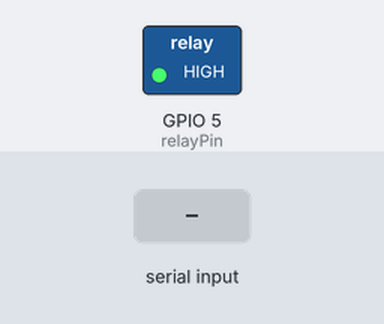
Simulated run of this sketch. Board: ESP32. On the bench: switched loads named in the sketch (green lamp = pin HIGH). The inputs (shaded band) are chosen by the test bench. Nothing arrives over Bluetooth unless stated; what the sketch prints to the serial monitor is not drawn.

Above: at 1.2 s.
1.3 s: "OPEN\n" received over the second serial link
At 1.8 s:
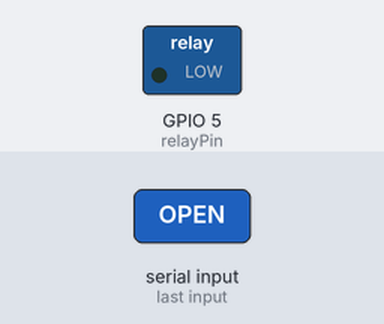
Timing chart, 0 to 4.3 s (numbered marks = the images above; inputs shaded):
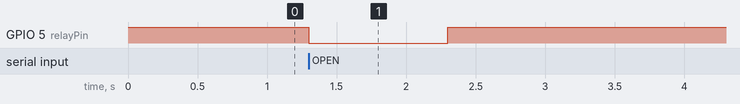

Measured:
- after the input at 1.3 s, GPIO 5 (relayPin): HIGH → LOW at once, → HIGH 1.0 s later

The sketch:

bluetoothvar.ino
```cpp
#include <BluetoothSerial.h>

BluetoothSerial SerialBT;

// GPIO pin connected to the relay
const int relayPin = 5; // Adjust according to your wiring

// Define Bluetooth credentials
const char* deviceName = "ESP32_GarageOpener";
const char* authPassword = "1234"; // Optional PIN for pairing

void setup() {
  // Initialize the relay pin as output
  pinMode(relayPin, OUTPUT);
  digitalWrite(relayPin, HIGH); // Ensure relay starts in off state

  // Start serial communication
  Serial.begin(115200);

  // Initialize Bluetooth with a device name
  SerialBT.begin(deviceName); // Uncomment this line to require pairing PIN: SerialBT.begin(deviceName, true);
  Serial.println("Bluetooth device is ready to pair");

  if (authPassword != nullptr) {
    SerialBT.setPin(authPassword); // Set pairing PIN
  }
}

void loop() {
  if (SerialBT.available()) {
    String command = SerialBT.readStringUntil('\n');
    command.trim(); // Remove any whitespace or newline characters

    if (command == "OPEN") {
      toggleRelay();
      SerialBT.println("Garage door toggled.");
    } else {
      SerialBT.println("Invalid command. Use 'OPEN' to toggle the garage door.");
    }
  }
}

void toggleRelay() {
  digitalWrite(relayPin, LOW); // Activate relay
  delay(1000);                 // Keep it active for 1 second
  digitalWrite(relayPin, HIGH); // Deactivate relay
  Serial.println("Relay toggled");
}
```
